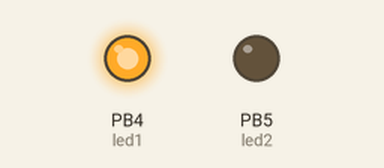
A sketch run on a simulated ATtiny85, built with avr-gcc and run on an emulated ATtiny85. Shown: output pins drawn as LEDs (lit = HIGH).

Above: at 0.5 s.
At 2.0 s:
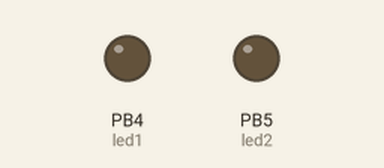
Timing chart, 0 to 5.2 s (numbered marks = the images above):
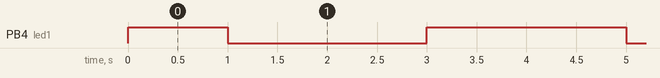

Measured:
- by itself, PB4 (led1): repeats every 4.0 s: LOW 2.0 s, HIGH 2.0 s

The sketch:

githup_2.ino
```cpp
int led1=4;
int led2=5;
int led3=6;
int led4=7;
void setup() {
pinMode(led1,OUTPUT);
pinMode(led2,OUTPUT);
pinMode(led3,OUTPUT);
pinMode(led4,OUTPUT);

}

void loop() {
  digitalWrite(led1,HIGH);
    digitalWrite(led2,LOW);
  digitalWrite(led3,LOW);
  digitalWrite(led4,LOW);
  delay(1000);
    digitalWrite(led1,LOW);
  digitalWrite(led1,HIGH);
  digitalWrite(led1,LOW);
  digitalWrite(led1,LOW);
    delay(1000);
        digitalWrite(led1,LOW);
    digitalWrite(led1,LOW);
    digitalWrite(led1,HIGH);
    digitalWrite(led1,LOW);
        delay(1000);
                digitalWrite(led1,LOW);
        digitalWrite(led1,LOW);
        digitalWrite(led1,LOW);
        digitalWrite(led1,HIGH);
            delay(1000);


}
```
